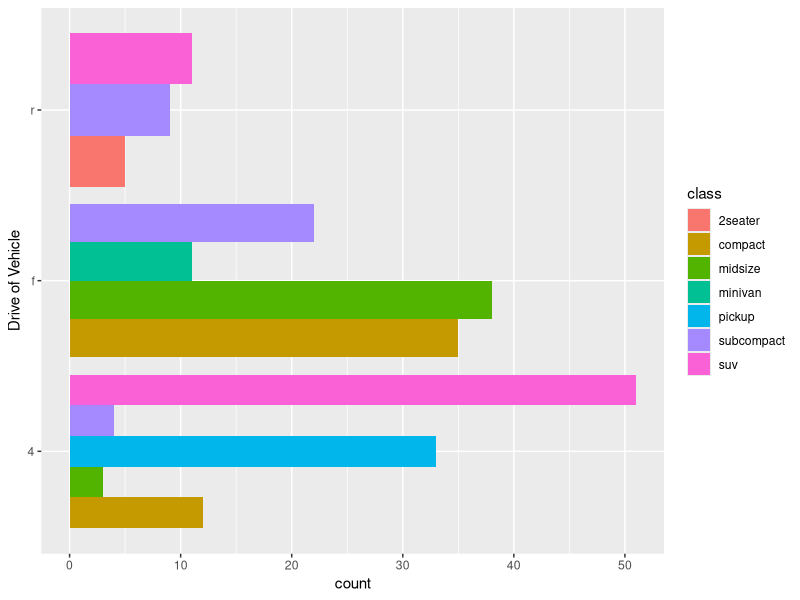
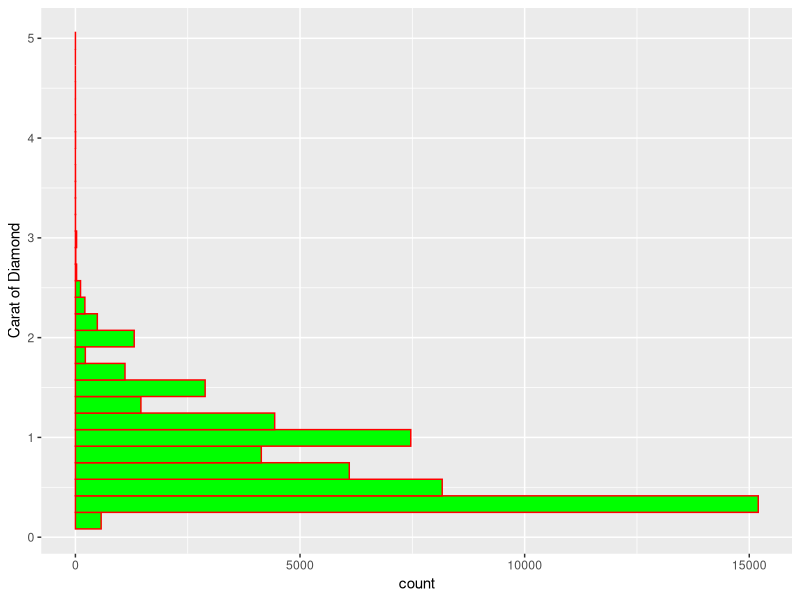

Here is the R script that generated these plots, in order:
## ---- chunk 1
library(tidyverse)
## ---- chunk 2
ggplot(data = mpg) + 
  geom_bar(mapping = aes(x = drv, fill = class), 
  position = "dodge") + 
  xlab("Drive of Vehicle") + 
  coord_flip()
## ---- chunk 3
ggplot(data = diamonds) + 
  geom_histogram(fill = "green", color = "red", 
  mapping = aes(x = carat, fill = clarity)) + 
  xlab("Carat of Diamond") + 
  coord_flip()
